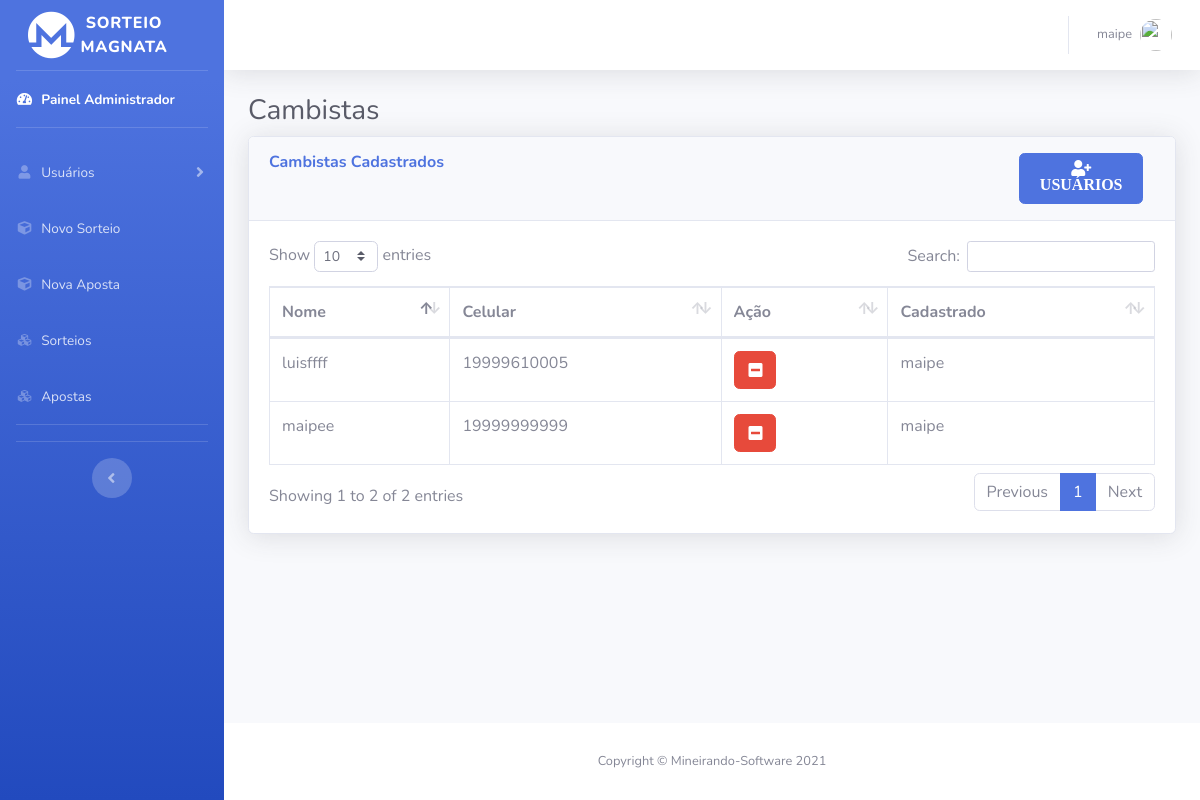
Page /cambistas.php (signed in) on the earlier database version.
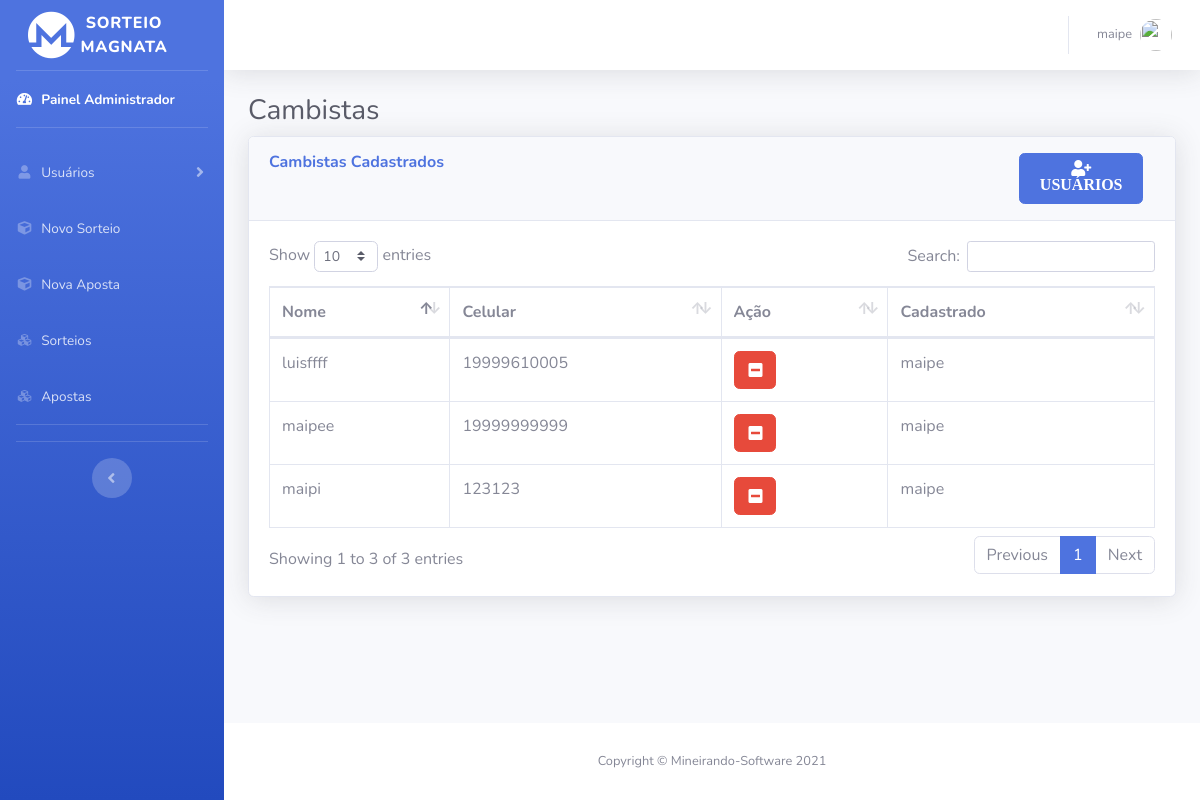
Same page on the later database version.
### tables this page shows
CREATE TABLE `user` (
  `iduser` int(11) NOT NULL,
  `name` varchar(45) NOT NULL,
  `celular` varchar(45) NOT NULL,
  `senha` varchar(100) NOT NULL,
  `tipo` varchar(45) NOT NULL DEFAULT '0',
  `idSuperior` int(11) DEFAULT NULL
);

### cambistas.php (the view, shortened to what the changed rows need)
<?php
include('php/server.php') ;
  $sort_check_query = 'SELECT * FROM user WHERE tipo = "1" ';
  $result = mysqli_query($db,$sort_check_query);
?>
<!DOCTYPE html>
<html lang="pt-br">
<head>
  <link href="vendor/fontawesome-free/css/all.min.css" rel="stylesheet" type="text/css">
  <link href="css/sb-admin-2.min.css" rel="stylesheet">
  <link href="vendor/datatables/dataTables.bootstrap4.min.css" rel="stylesheet">
</head>
<body id="page-top">
  <div id="wrapper">
    <div id="content-wrapper" class="d-flex flex-column">
      <div id="content">
        <div class="container-fluid">
          <h1 class="h3 mb-2 text-gray-800">Cambistas</h1>
          <div class="card shadow mb-4">
            <div class="card-body">
              <div class="table-responsive">
                <table class="table table-bordered" id="dataTable" width="100%" cellspacing="0">
                  <thead>
                    <tr>
                      <th>Nome</th>
                      <th>Celular</th>
                      <th>Ação</th>
                      <th>Cadastrado</th>
                    </tr>
                  </thead>
                  <tbody>
                  <?php
                  $cont =0;
                   while($row = $result->fetch_assoc()) {
                    if($row['idSuperior']==0){
                      $nammm =  "Desconhecido";
                    }
                    else{
                      $user_check_query = 'SELECT * FROM user WHERE iduser='.$row['idSuperior'].'  LIMIT 1';
                    $result1 = mysqli_query($db, $user_check_query);
                    $user = mysqli_fetch_assoc($result1);
                    $nammm =  $user['name'];
                    $idd = $user['iduser'];
                    }
                    $idsup= $_SESSION['id'];
                    echo("<tr>
                    <td>".$row['name']."</td>
                    <td>".$row['celular']."</td>
                    ");
                  if($idd == $idsup){
                    echo("<form id='exc_camb".$cont."' class='dropdown-item' method='post' action='cambistas.php'>
                    <input type='hidden' id='custId' name='idDelet' value='".$row['iduser']."'>
                    <input type='hidden' id='tipo' name='tipo' value='1'>
                  </form>
                    <td style='display: flex;'>
                     <div style='width: 44px !important; max-width: 30%; position: relative;'> <input  class='btn btn-danger' type='submit' form='exc_camb".$cont."' name='exc_camb'  value='    '/><i class='fa fa-minus-square'".$cont."' style='    position: absolute; left: 35%; top: 30%;  color: white; '></i></div >
                  </td>");
                  }
                  else{
                    echo("<td></td>
                    ");
                  }
                  echo("<td>".$nammm."</td>
                  </tr>");
                  $cont +=1;
                   }
                  ?>
                  </tbody>
                </table>
              </div>
            </div>
          </div>
        </div>
      </div>
    </div>
  </div>
</body>
</html>
</body>
</html>

Differences in the rows shown:
added user: name "maipi", celular "123123", user.name "maipe"
Other differences:
text written by a page script: "Show entries Search: Showing 1 to 2 of 2 entries Previous 1 Next" → "Show entries Search: Showing 1 to 3 of 3 entries Previous 1 Next"
